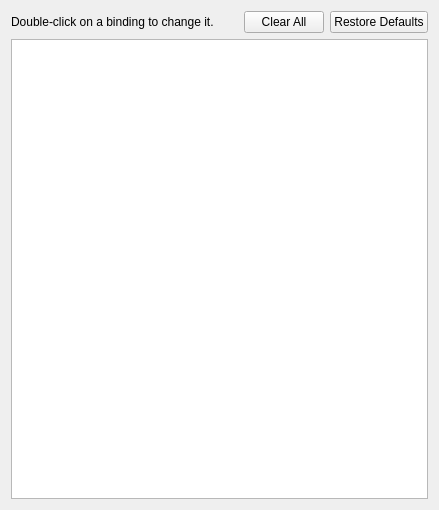
<?xml version="1.0" encoding="UTF-8"?>
<ui version="4.0">
 <class>ConfigureHotkeys</class>
 <widget class="QWidget" name="ConfigureHotkeys">
  <property name="geometry">
   <rect>
    <x>0</x>
    <y>0</y>
    <width>439</width>
    <height>510</height>
   </rect>
  </property>
  <property name="windowTitle">
   <string>Hotkey Settings</string>
  </property>
  <layout class="QVBoxLayout" name="verticalLayout">
   <item>
    <layout class="QHBoxLayout" name="horizontalLayout">
     <item>
      <widget class="QLabel" name="label_2">
       <property name="text">
        <string>Double-click on a binding to change it.</string>
       </property>
      </widget>
     </item>
     <item>
      <spacer name="horizontalSpacer">
       <property name="orientation">
        <enum>Qt::Horizontal</enum>
       </property>
       <property name="sizeHint" stdset="0">
        <size>
         <width>40</width>
         <height>20</height>
        </size>
       </property>
      </spacer>
     </item>
     <item>
      <widget class="QPushButton" name="button_clear_all">
       <property name="text">
        <string>Clear All</string>
       </property>
      </widget>
     </item>
     <item>
      <widget class="QPushButton" name="button_restore_defaults">
       <property name="text">
        <string>Restore Defaults</string>
       </property>
      </widget>
     </item>
    </layout>
   </item>
   <item>
    <layout class="QVBoxLayout" name="verticalLayout_2">
     <item>
      <widget class="QTreeView" name="hotkey_list">
       <property name="editTriggers">
        <set>QAbstractItemView::NoEditTriggers</set>
       </property>
       <property name="sortingEnabled">
        <bool>false</bool>
       </property>
      </widget>
     </item>
    </layout>
   </item>
  </layout>
 </widget>
 <resources/>
 <connections/>
</ui>
